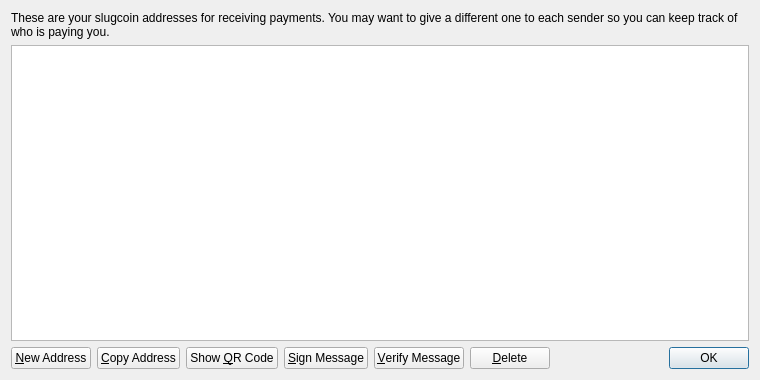
<?xml version="1.0" encoding="UTF-8"?>
<ui version="4.0">
 <class>AddressBookPage</class>
 <widget class="QWidget" name="AddressBookPage">
  <property name="geometry">
   <rect>
    <x>0</x>
    <y>0</y>
    <width>760</width>
    <height>380</height>
   </rect>
  </property>
  <property name="windowTitle">
   <string>Address Book</string>
  </property>
  <layout class="QVBoxLayout" name="verticalLayout">
   <item>
    <widget class="QLabel" name="labelExplanation">
     <property name="text">
      <string>These are your slugcoin addresses for receiving payments. You may want to give a different one to each sender so you can keep track of who is paying you.</string>
     </property>
     <property name="textFormat">
      <enum>Qt::PlainText</enum>
     </property>
     <property name="wordWrap">
      <bool>true</bool>
     </property>
    </widget>
   </item>
   <item>
    <widget class="QTableView" name="tableView">
     <property name="contextMenuPolicy">
      <enum>Qt::CustomContextMenu</enum>
     </property>
     <property name="toolTip">
      <string>Double-click to edit address or label</string>
     </property>
     <property name="tabKeyNavigation">
      <bool>false</bool>
     </property>
     <property name="alternatingRowColors">
      <bool>true</bool>
     </property>
     <property name="selectionMode">
      <enum>QAbstractItemView::SingleSelection</enum>
     </property>
     <property name="selectionBehavior">
      <enum>QAbstractItemView::SelectRows</enum>
     </property>
     <property name="sortingEnabled">
      <bool>true</bool>
     </property>
     <attribute name="verticalHeaderVisible">
      <bool>false</bool>
     </attribute>
    </widget>
   </item>
   <item>
    <layout class="QHBoxLayout" name="horizontalLayout">
     <item>
      <widget class="QPushButton" name="newAddressButton">
       <property name="toolTip">
        <string>Create a new address</string>
       </property>
       <property name="text">
        <string>&amp;New Address</string>
       </property>
       <property name="icon">
        <iconset resource="../bitcoin.qrc">
         <normaloff>:/icons/add</normaloff>:/icons/add</iconset>
       </property>
      </widget>
     </item>
     <item>
      <widget class="QPushButton" name="copyToClipboard">
       <property name="toolTip">
        <string>Copy the currently selected address to the system clipboard</string>
       </property>
       <property name="text">
        <string>&amp;Copy Address</string>
       </property>
       <property name="icon">
        <iconset resource="../bitcoin.qrc">
         <normaloff>:/icons/editcopy</normaloff>:/icons/editcopy</iconset>
       </property>
      </widget>
     </item>
     <item>
      <widget class="QPushButton" name="showQRCode">
       <property name="text">
        <string>Show &amp;QR Code</string>
       </property>
       <property name="icon">
        <iconset resource="../bitcoin.qrc">
         <normaloff>:/icons/qrcode</normaloff>:/icons/qrcode</iconset>
       </property>
      </widget>
     </item>
     <item>
      <widget class="QPushButton" name="signMessage">
       <property name="toolTip">
        <string>Sign a message to prove you own a Bitcoin address</string>
       </property>
       <property name="text">
        <string>&amp;Sign Message</string>
       </property>
       <property name="icon">
        <iconset resource="../bitcoin.qrc">
         <normaloff>:/icons/edit</normaloff>:/icons/edit</iconset>
       </property>
      </widget>
     </item>
     <item>
      <widget class="QPushButton" name="verifyMessage">
       <property name="toolTip">
        <string>Verify a message to ensure it was signed with a specified Bitcoin address</string>
       </property>
       <property name="text">
        <string>&amp;Verify Message</string>
       </property>
       <property name="icon">
        <iconset resource="../bitcoin.qrc">
         <normaloff>:/icons/transaction_0</normaloff>:/icons/transaction_0</iconset>
       </property>
      </widget>
     </item>
     <item>
      <widget class="QPushButton" name="deleteButton">
       <property name="toolTip">
        <string>Delete the currently selected address from the list. Only sending addresses can be deleted.</string>
       </property>
       <property name="text">
        <string>&amp;Delete</string>
       </property>
       <property name="icon">
        <iconset resource="../bitcoin.qrc">
         <normaloff>:/icons/remove</normaloff>:/icons/remove</iconset>
       </property>
      </widget>
     </item>
     <item>
      <spacer name="horizontalSpacer">
       <property name="orientation">
        <enum>Qt::Horizontal</enum>
       </property>
       <property name="sizeHint" stdset="0">
        <size>
         <width>40</width>
         <height>20</height>
        </size>
       </property>
      </spacer>
     </item>
     <item>
      <widget class="QDialogButtonBox" name="buttonBox">
       <property name="sizePolicy">
        <sizepolicy hsizetype="Maximum" vsizetype="Fixed">
         <horstretch>0</horstretch>
         <verstretch>0</verstretch>
        </sizepolicy>
       </property>
       <property name="standardButtons">
        <set>QDialogButtonBox::Ok</set>
       </property>
      </widget>
     </item>
    </layout>
   </item>
  </layout>
 </widget>
 <resources>
  <include location="../bitcoin.qrc"/>
 </resources>
 <connections/>
</ui>
